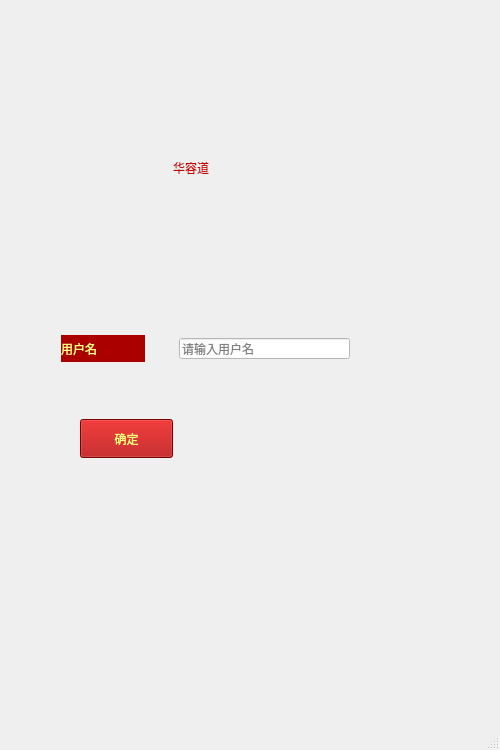
<?xml version="1.0" encoding="UTF-8"?>
<ui version="4.0">
 <class>Register</class>
 <widget class="QMainWindow" name="Register">
  <property name="geometry">
   <rect>
    <x>0</x>
    <y>0</y>
    <width>500</width>
    <height>750</height>
   </rect>
  </property>
  <property name="windowTitle">
   <string>华容道</string>
  </property>
  <property name="windowOpacity">
   <double>0.000000000000000</double>
  </property>
  <property name="styleSheet">
   <string notr="true">border-image: url(:/image/timg (3).jpg);</string>
  </property>
  <widget class="QWidget" name="centralwidget">
   <widget class="QLabel" name="label">
    <property name="geometry">
     <rect>
      <x>11</x>
      <y>108</y>
      <width>360</width>
      <height>120</height>
     </rect>
    </property>
    <property name="sizePolicy">
     <sizepolicy hsizetype="Preferred" vsizetype="Fixed">
      <horstretch>0</horstretch>
      <verstretch>0</verstretch>
     </sizepolicy>
    </property>
    <property name="styleSheet">
     <string notr="true">border-image:ul();
color: rgb(200, 0, 0);
font: 72pt &quot;隶书&quot;;
</string>
    </property>
    <property name="text">
     <string>华容道</string>
    </property>
    <property name="alignment">
     <set>Qt::AlignCenter</set>
    </property>
   </widget>
   <widget class="QPushButton" name="btn_right">
    <property name="geometry">
     <rect>
      <x>80</x>
      <y>419</y>
      <width>93</width>
      <height>39</height>
     </rect>
    </property>
    <property name="styleSheet">
     <string notr="true">border-image:ul();
color: rgb(255, 255, 127);
font: 18pt &quot;隶书&quot;;
background-color: rgb(170, 0, 0);</string>
    </property>
    <property name="text">
     <string>确定</string>
    </property>
   </widget>
   <widget class="QLabel" name="lab_name">
    <property name="geometry">
     <rect>
      <x>61</x>
      <y>335</y>
      <width>84</width>
      <height>27</height>
     </rect>
    </property>
    <property name="sizePolicy">
     <sizepolicy hsizetype="Fixed" vsizetype="Fixed">
      <horstretch>0</horstretch>
      <verstretch>0</verstretch>
     </sizepolicy>
    </property>
    <property name="styleSheet">
     <string notr="true">border-image:ul();
background-color: rgb(170, 0, 0);
color: rgb(255, 255, 127);
font: 16pt &quot;隶书&quot;;</string>
    </property>
    <property name="text">
     <string>用户名</string>
    </property>
   </widget>
   <widget class="QLineEdit" name="line_name">
    <property name="geometry">
     <rect>
      <x>179</x>
      <y>338</y>
      <width>171</width>
      <height>21</height>
     </rect>
    </property>
    <property name="sizePolicy">
     <sizepolicy hsizetype="Expanding" vsizetype="Fixed">
      <horstretch>0</horstretch>
      <verstretch>0</verstretch>
     </sizepolicy>
    </property>
    <property name="styleSheet">
     <string notr="true">border-image:ul();
background-color: rgb(255, 255, 255);</string>
    </property>
    <property name="placeholderText">
     <string>请输入用户名</string>
    </property>
    <property name="clearButtonEnabled">
     <bool>true</bool>
    </property>
   </widget>
  </widget>
  <widget class="QMenuBar" name="menubar">
   <property name="geometry">
    <rect>
     <x>0</x>
     <y>0</y>
     <width>500</width>
     <height>26</height>
    </rect>
   </property>
  </widget>
  <widget class="QStatusBar" name="statusbar"/>
 </widget>
 <resources/>
 <connections/>
</ui>
